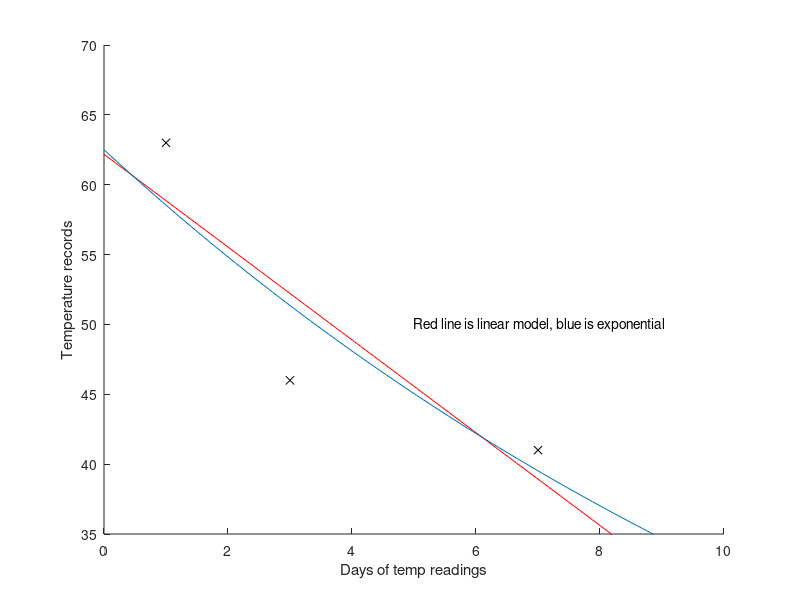

The MATLAB source for this figure:
% Part 5c - Linear model (temperature decreases at constant rate)

days = [1 3 7];
temps = [63 46 41];

x = linspace(0,10);
model = 62.1786 - 3.3214*x; 

hold on
axis([0 10 35 70])
plot(days,temps,'kx')
plot(x,model,'r')
xlabel('Days of temp readings')
ylabel('Temperature records')
text(5,50,'Red line is linear model, blue is exponential')

% Part 5d - Exponential decay model
% Solving least squares model ln(c1) = k + c2t
% to find coefficients of model T = c0*exp(c1*t)
% Solving the overdetermined system should make MATLAB use least squares
% automatically (because there is no solution).

A = [1 1; 1 3; 1 7;];
b = [log(63);log(46);log(41);];
c = A\b; % c(1) is k, c(2) is c1.  
c0 = exp(c(1)) % Raise e^k to find c0
c1 = c(2) % Print out c0 and c1
expY = c0*exp(c1*x);
plot(x,expY)